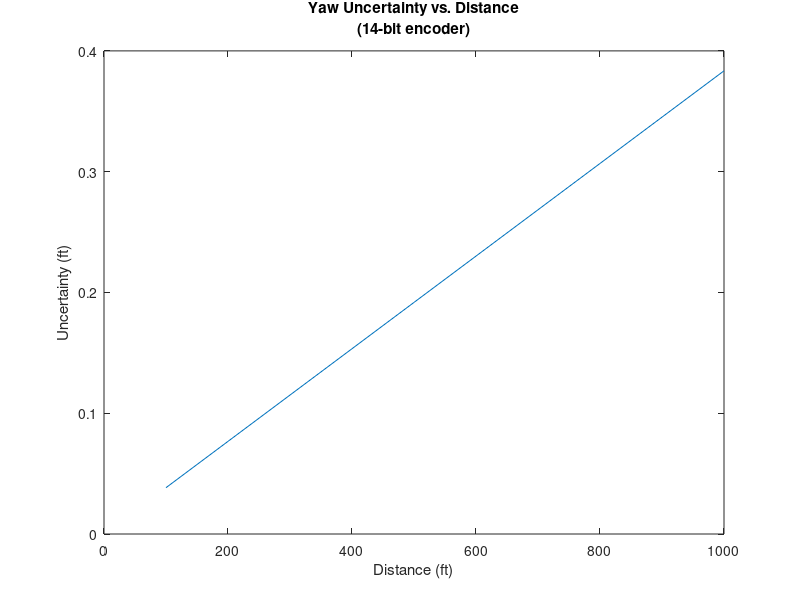
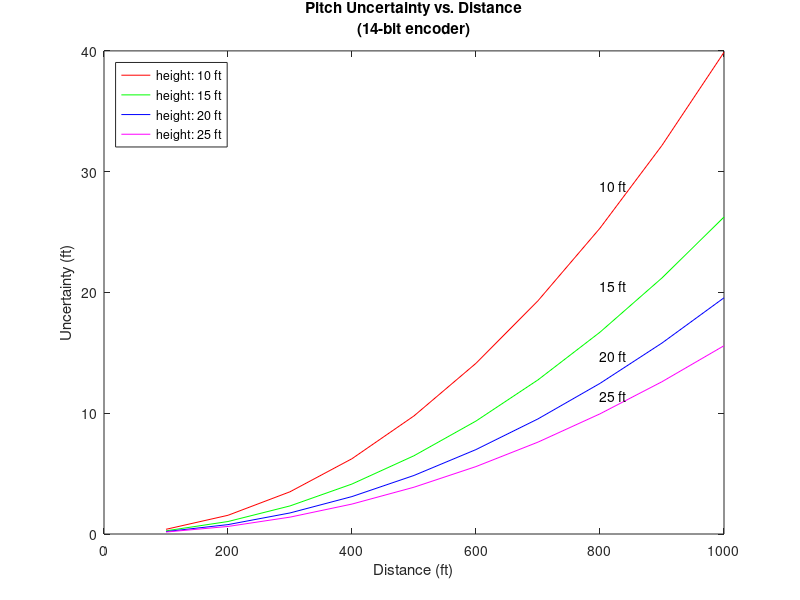

The MATLAB source for these figures, in order:
% Error in feet vs distance at various heights for a 14-bit encoder

height = [10 15 20 25];
d = [100:100:1000];
res = 14;

% Yaw error
yawError = d.*tan(2*pi/(2^res));

figure(1); clf;
plot(d,yawError)
ylabel('Uncertainty (ft)');
xlabel('Distance (ft)');
title(sprintf('Yaw Uncertainty vs. Distance\n(14-bit encoder)'));

%error = height(1)*TAN((B12+360/2^A14)*PI()/180)-B11
% Pitch error
pitch = zeros(length(height),length(d));
pitchError = zeros(length(height),length(d));
figure(2); clf;
colors = {'r', 'g', 'b', 'm'};
legendmatrix = cell(1,length(height));
for i=1:length(height)
    pitch(i,:) = atan(d./height(i))*180/pi;
    for j=1:length(d)
        pitchError(i,j) = height(i) .* tan((pitch(i,j)' + 360/2^res).*pi/180) - d(j);
    end
    hold on;
    plot(d,[pitchError(i,:)]',colors{i})
    text(800,10.5+(5-i)^2.1,sprintf('%d ft',height(i)))
    legendmatrix{i} = sprintf('height: %d ft',height(i));
end
hold off;
legend(legendmatrix,'Location','NorthWest')
ylabel('Uncertainty (ft)');
xlabel('Distance (ft)');
title(sprintf('Pitch Uncertainty vs. Distance\n(14-bit encoder)'));
box on;